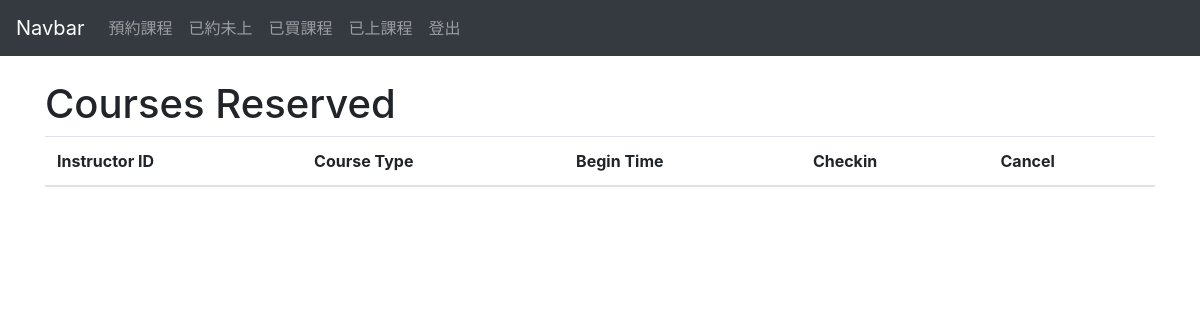
The app's page /Member/coursesReserved.php, older data.
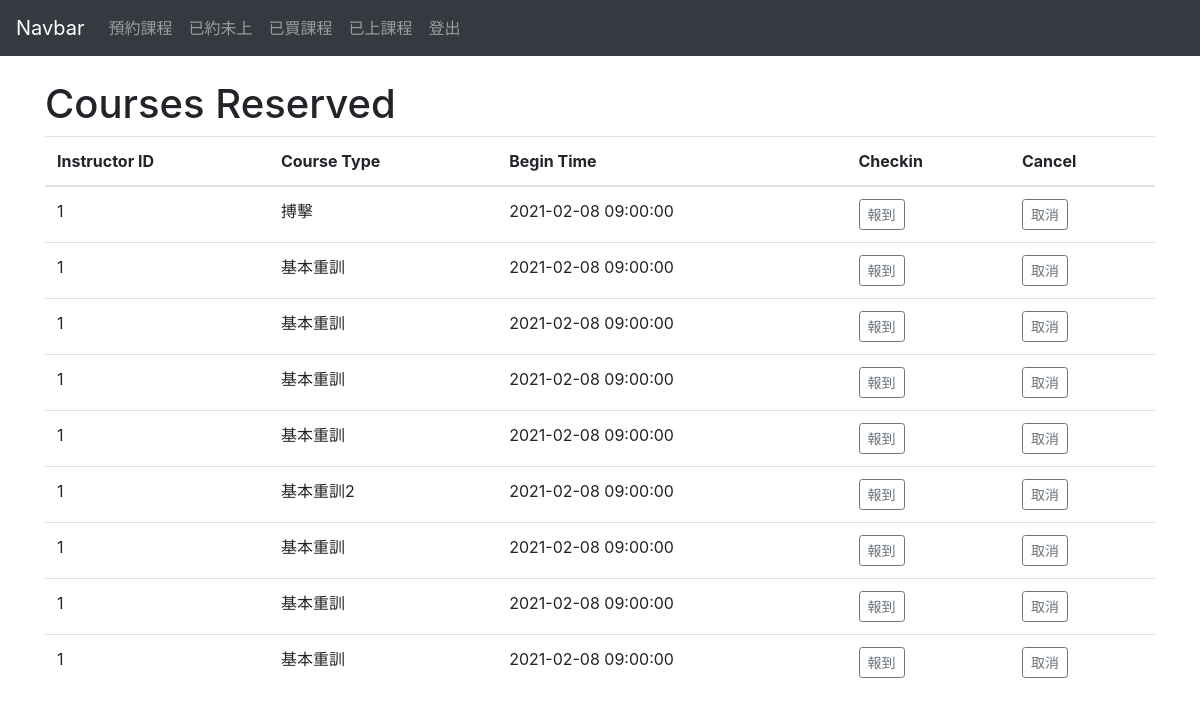
The same page, newer data.
### tables this page shows
CREATE TABLE `appoint` (
  `Course_ID` int(6) NOT NULL,
  `I_ID` int(6) NOT NULL,
  `Begin_Time` datetime NOT NULL,
  `Status` char(15) NOT NULL DEFAULT 'Appoint'
);

CREATE TABLE `course` (
  `Course_ID` int(6) NOT NULL,
  `M_ID` int(6) NOT NULL,
  `Price` int(6) NOT NULL,
  `Course_Type` varchar(40) DEFAULT NULL,
  `Number_of_Period` int(3) NOT NULL,
  `Remaining_Number` int(3) NOT NULL,
  `Open_Time` datetime NOT NULL DEFAULT CURRENT_TIMESTAMP
);

### Member/coursesReserved.php (the view, shortened to what this page needs)
<?php	require_once('database.php'); ?>
<!DOCTYPE html>
<html lang="en">
<head>
  <link rel="stylesheet" href="https://stackpath.bootstrapcdn.com/bootstrap/4.1.3/css/bootstrap.min.css">
</head>
<body>
<?php echo file_get_contents('../navbar_M.html'); ?>
<div class="container">
	<br>
	<h1>Courses Reserved</h1>
</div>
<div class="container">
<table  class="table table-hover" cellpadding="2" cellspacing="2">
	  <thead>
		<tr>
		<th>Instructor ID</th>
		<th>Course Type</th>
		<th>Begin Time</th>
		<th>Checkin</th>
		<th>Cancel</th>
		</tr>
	  </thead>
  	  <tbody>
		<?php
		$sessionID=1;
		$result = mysqli_query($mysqli, "
		SELECT `I_ID`, `Course_Type`, `Begin_Time`
		FROM `appoint`,  `course`
		WHERE `M_ID`= $sessionID AND `status`='Appoint'
		");
		while($query_data = mysqli_fetch_row($result)) {
		  echo "<tr>";
		  echo "<td>",$query_data[0], "</td>",
			   "<td>",$query_data[1], "</td>",
			   "<td>",$query_data[2], "</td>";
		  echo "<td> <button type='button' class='btn btn-outline-secondary btn-sm'>報到</button> </td>";
		  echo "<td> <button type='button' class='btn btn-outline-secondary btn-sm'>取消</button> </td>";
		  echo "</tr>";
		}
		?>
	  </tbody>
</table>
</div>
</body>
</html>

Row changes from the older to the newer data that the page shows:
added appoint: I_ID "1", Course_ID.Course_Type "搏擊", Begin_Time "2021-02-08 09:00:00", Course_ID.Course_Type "基本重訓", Course_ID.Course_Type "基本重訓2"
